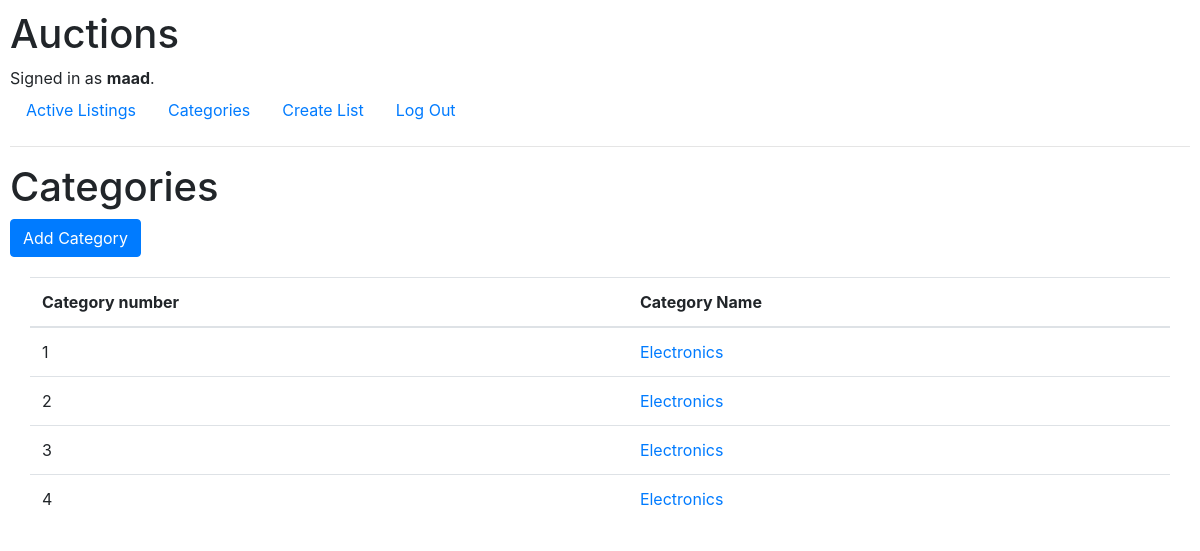
Before: /categoryList/ (signed in) with the older database file.
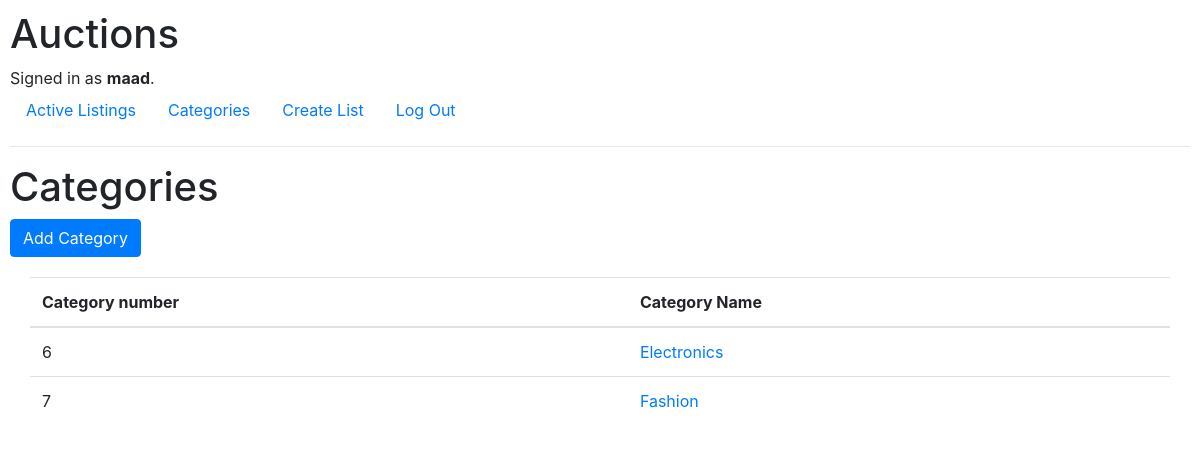
After: the same page with the newer database file.
### auctions/models.py (models this page shows, shortened)
class User(AbstractUser):
    pass

class Category(models.Model):
    category=models.CharField(max_length=225)
    class Meta:
        verbose_name = 'Categoery'
        verbose_name_plural = 'Categories'

### auctions/views.py (the view)
# urls.py: path('categoryList/', views.category_list, name="category-list"),
@login_required
def category_list(request):
    category_list = Category.objects.all()
    return render(request, 'auctions/categoryList.html', {'category_list': category_list})

### auctions/templates/auctions/categoryList.html
{% extends "auctions/layout.html" %}
{% block body %}
<h1>Categories</h1>
<div class="text-muted">
<a  class="btn btn-primary" href="{% url 'add-category'%}">Add Category</a>
</div>
<div class="card-body">
  <div class="table-responsive">
    <table class="table align-middle">
      <thead>
        <tr>
          <th>Category number</th>
          <th>Category Name</th>
        </tr>
      </thead>
      <tbody>
{%for item in category_list %}
<tr>
<td>{{item.id}}</td>
<td><a href="{% url 'show-category' item.id  %}">{{item.category}}</a></td>
</tr>
{% endfor %}
      </tbody>
    </table>
  </div>
</div>
{% endblock %}

### auctions/templates/auctions/layout.html (shortened to what this page needs)
{% load static %}
<!DOCTYPE html>
<html lang="en">
    <head>
        <link rel="stylesheet" href="https://stackpath.bootstrapcdn.com/bootstrap/4.4.1/css/bootstrap.min.css">
        <link href="{% static 'auctions/styles.css' %}" rel="stylesheet">
    </head>
    <body>
        <h1>Auctions</h1>
        <div>
            {% if user.is_authenticated %}
                Signed in as <strong>{{ user.username }}</strong>.
            {% else %}
                Not signed in.
            {% endif %}
        </div>
        <ul class="nav">
            <li class="nav-item">
                <a class="nav-link" href="{% url 'index' %}">Active Listings</a>
            </li>
            {% if user.is_authenticated %}
            <li class="nav-item">
                <a class="nav-link" href="{% url 'category-list' %}">Categories</a>
            </li>
            <li class="nav-item">
                <a class="nav-link" href="{% url 'add-listing' %}">Create List</a>
            </li>
                <li class="nav-item">
                    <a class="nav-link" href="{% url 'logout' %}">Log Out</a>
                </li>
            {% endif %}
        </ul>
        <hr>
        {% block body %}
        {% endblock %}
    </body>
</html>

### auctions/static/auctions/styles.css (style rules this page uses)
body { padding: 10px; }

Changed rows visible on the page:
removed Category: id "1", category "Electronics"
removed Category: id "2", category "Electronics"
removed Category: id "3", category "Electronics"
removed Category: id "4", category "Electronics"
added Category: id "6", category "Electronics"
added Category: id "7", category "Fashion"
